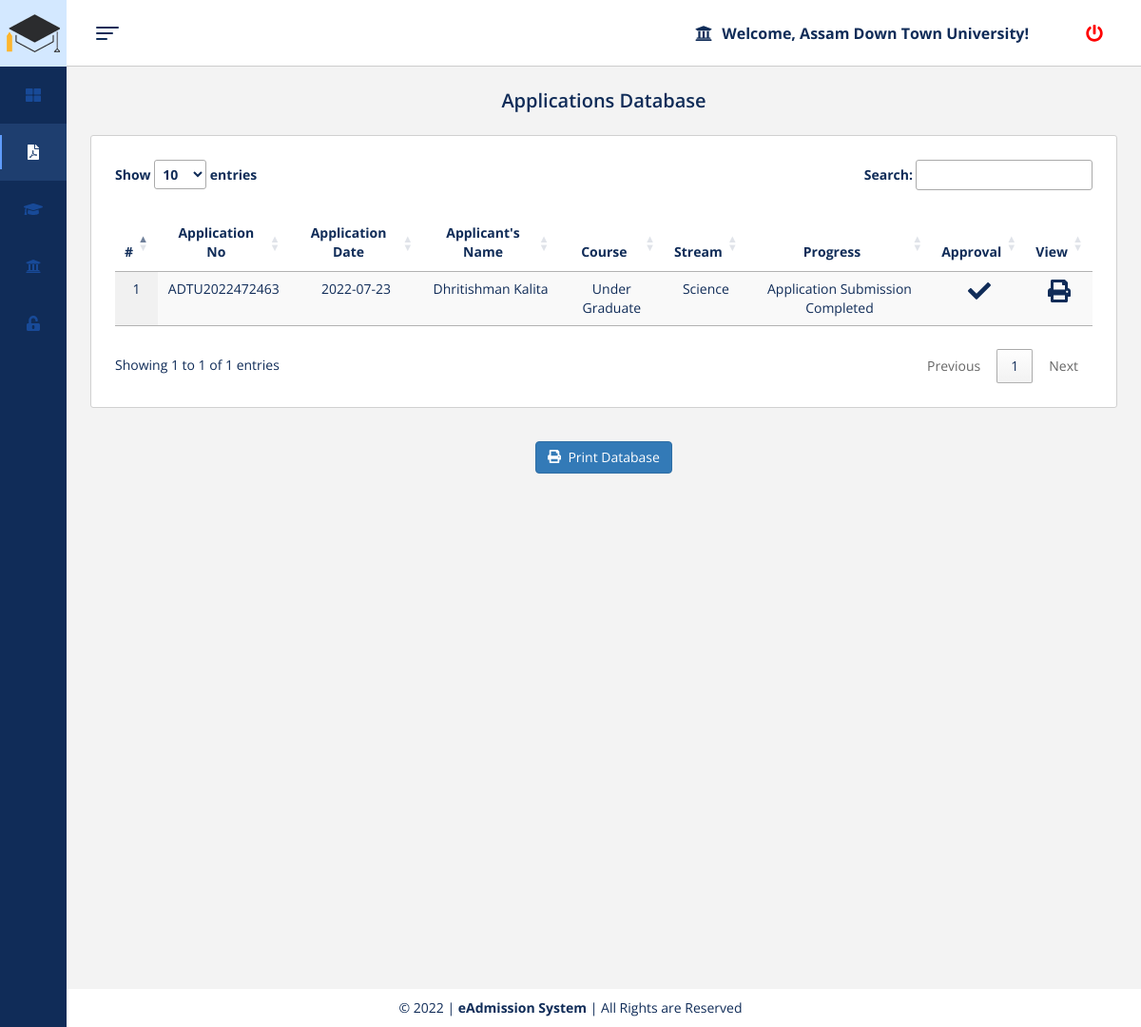
/applications2.php (signed in), run on the app's committed database.
### tables this page shows
CREATE TABLE `institute` (
  `ins_id` int(11) NOT NULL,
  `ins_code` varchar(4) DEFAULT NULL,
  `ins_name` varchar(100) DEFAULT NULL,
  `ins_address` varchar(100) DEFAULT NULL,
  `ins_phone` varchar(15) DEFAULT NULL,
  `ins_email` varchar(50) DEFAULT NULL,
  `ins_password` varchar(50) DEFAULT NULL,
  `ins_website` varchar(30) DEFAULT NULL,
  `ins_regdate` date DEFAULT NULL,
  `ins_logo` varchar(100) DEFAULT NULL,
  `ins_status` int(11) DEFAULT 0
);

CREATE TABLE `registration_details` (
  `s_id` int(11) NOT NULL,
  `s_name` varchar(50) DEFAULT NULL,
  `s_email` varchar(50) DEFAULT NULL,
  `s_phone` varchar(10) DEFAULT NULL,
  `s_password` varchar(50) DEFAULT NULL,
  `s_institute1` varchar(100) DEFAULT NULL,
  `s_institute2` varchar(100) DEFAULT NULL,
  `s_institute3` varchar(100) DEFAULT NULL,
  `s_stream` varchar(100) DEFAULT NULL,
  `s_course` varchar(100) DEFAULT NULL,
  `s_aplno1` varchar(20) DEFAULT NULL,
  `s_aplno2` varchar(20) DEFAULT NULL,
  `s_aplno3` varchar(20) DEFAULT NULL,
  `s_apldate` date DEFAULT NULL,
  `s_aplstatus1` int(11) DEFAULT 0,
  `s_aplstatus2` int(11) DEFAULT 0,
  `s_aplstatus3` int(11) DEFAULT 0,
  `s_status` int(11) NOT NULL DEFAULT 1
);

### applications2.php (the view, shortened to what this page needs)
<?php
    require("connection.php");
    require("header.php");
    $count = 1;
    if(isset($_SESSION['ins_id'])){
        $ins_id = $_SESSION['ins_id'];
        $sql_institute = "SELECT * FROM institute WHERE `ins_id` = '$ins_id'";
        $result_institute = mysqli_query($connect, $sql_institute);
        $info_institute = mysqli_fetch_assoc($result_institute);
    }
    else{
        ?>
        <script>
            window.location.href="logout-institute.php";
        </script>
        <?php
    }
    $ins_name = $info_institute['ins_name'];
    $sql_applications = "SELECT * FROM registration_details WHERE `s_institute1` = '$ins_name' OR `s_institute2` = '$ins_name' OR `s_institute3` = '$ins_name'";
    $result_applications = mysqli_query($connect, $sql_applications);
    $info_applications = mysqli_fetch_all($result_applications, MYSQLI_ASSOC);
?>
<!DOCTYPE html>
<html lang="en">
<head>
    <link rel="stylesheet" href="https://cdnjs.cloudflare.com/ajax/libs/twitter-bootstrap/3.3.7/css/bootstrap.min.css">
    <link rel="stylesheet" href="https://cdnjs.cloudflare.com/ajax/libs/animate.css/3.5.2/animate.min.css">
    <link rel="stylesheet" href="css/applications.css">
    <link rel="stylesheet" href="https://cdn.datatables.net/1.12.1/css/jquery.dataTables.min.css">
</head>
<body class="sidebar-is-reduced">
  <header class="l-header">
    <div class="l-header__inner clearfix">
      <div class="c-header-icon js-hamburger">
        <div class="hamburger-toggle"><span class="bar-top"></span><span class="bar-mid"></span><span class="bar-bot"></span></div>
      </div>
      <div class="header-icons-group">
        <div class="user">
            <i class="fa fa-university" id="user" style="font-size: 18px;"></i>
            <div class="username">Welcome, <span><?php echo $info_institute['ins_name']?></span>!</div>
        </div>
        <div class="c-header-icon logout">
            <i class="fa fa-power-off" style="color: red;" data-toggle="modal" data-target="#logoutModal"></i>
        </div>
      </div>
    </div>
  </header>
  <div class="l-sidebar">
    <div class="logo" style="background-color: #D3E8FF;">
      <div class="logo__txt">
          <img src="assets/icons/eadmission-icon.png" alt="eAdmission Logo">
      </div>
    </div>
    <div class="l-sidebar__content">
      <nav class="c-menu js-menu">
        <ul class="u-list">
          <a href="index-institute.php" style="text-decoration:none">
            <li class="c-menu__item" data-toggle="tooltip" title="Dashboard">
              <div class="c-menu__item__inner"><i class="fa fa-th-large"></i>
              </div>
            </li>
          </a>
          <a href="applications.php" style="text-decoration:none">
            <li class="c-menu__item is-active" data-toggle="tooltip" title="Applications">
              <div class="c-menu__item__inner"><i class="fa fa-file-pdf"></i>
              </div>
            </li>
          </a>
          <a href="students.php" style="text-decoration:none">
            <li class="c-menu__item" data-toggle="tooltip" title="Students">
              <div class="c-menu__item__inner"><i class="fa fa-graduation-cap"></i>
              </div>
            </li>
          </a>
          <a href="institute-profile.php" style="text-decoration:none">
            <li class="c-menu__item" data-toggle="tooltip" title="Institute Profile">
              <div class="c-menu__item__inner"><i class="fa fa-university"></i>
              </div>
            </li>
          </a>
          <a href="change-password-institute.php" style="text-decoration:none">
            <li class="c-menu__item" data-toggle="tooltip" title="Change Password">
              <div class="c-menu__item__inner"><i class="fa fa-unlock-alt"></i>
              </div>
            </li>
          </a>
        </ul>
      </nav>
    </div>
  </div>
</body>
<main class="l-main">
  <div class="content-wrapper content-wrapper--with-bg">
    <h2 class="page-title">Applications Database</h2>
    <div class="page-content">
      <div class="table-responsive">
        <table id="myTable" class="display table" width="100%">
          <thead>
            <tr>
              <th style="text-align:center">#</th>
              <th style="text-align:center">Application No</th>
              <th style="text-align:center">Application Date</th>
              <th style="text-align:center">Applicant's Name</th>
              <th style="text-align:center">Course</th>
              <th style="text-align:center">Stream</th>
              <th style="text-align:center">Progress</th>
              <th style="text-align:center">Approval</th>
              <th style="text-align:center">View</th>
            </tr>
          </thead>
          <tbody>
            <?php foreach ($info_applications as $applications) {
                $progress = "";
                if($applications['s_status']==1){
                    $progress = "Applicant Registered";
                } elseif($applications['s_status']==2){
                    $progress = "Registration Details Submitted";
                } elseif($applications['s_status']==3){
                    $progress = "Residential Details Submitted";
                } elseif($applications['s_status']==4){
                    $progress = "Personal Details Submitted";
                } elseif($applications['s_status']==5){
                    $progress = "Family Details Submitted";
                } elseif($applications['s_status']==6){
                    $progress = "Bank Details Submitted";
                } elseif($applications['s_status']==7){
                    $progress = "Additional Details Submitted";
                } elseif($applications['s_status']==8){
                    $progress = "Academic Details Submitted";
                } elseif($applications['s_status']==9){
                    $progress = "Course Details Submitted";
                } elseif($applications['s_status']>=10){
                    $progress = "Application Submission Completed";
                }
                if($applications['s_institute1']=="$ins_name"){
                  $s_aplno = $applications['s_aplno1'];
                  $s_status = $applications['s_aplstatus1'];
                  $sl = 1;
                }
                elseif($applications['s_institute2']=="$ins_name"){
                  $s_aplno = $applications['s_aplno2'];
                  $s_status = $applications['s_aplstatus2'];
                  $sl = 2;
                }
                elseif($applications['s_institute3']=="$ins_name"){
                  $s_aplno = $applications['s_aplno3'];
                  $s_status = $applications['s_aplstatus3'];
                  $sl = 3;
                }
              ?>
              <tr>
                <td><?php echo $count++ ?></td>
                <?php if($applications['s_institute1']=="$ins_name"){ ?>
                  <td><?php echo $s_aplno ?></td>
                <?php } ?>
                <td><?php echo $applications['s_apldate'] ?></td>
                <td><?php echo $applications['s_name'] ?></td>
                <td><?php echo $applications['s_course'] ?></td>
                <td><?php echo $applications['s_stream'] ?></td>
                <td><?php echo $progress ?></th>
                <?php if($s_status==0){ ?>
                  <td>
                    <i class="fa fa-exclamation-circle" id="pending-icon" style="font-size: 24px;" data-toggle="modal" data-target="#approveApplication1"></i>
                    <div class="modal fade" id="approveApplication1" tabindex="-1" role="dialog" aria-labelledby="approveApplicationLabel1" aria-hidden="true">
                      <div class="modal-dialog" role="document">
                        <div class="modal-content">
                          <div class="modal-header">
                            <button type="button" class="close" data-dismiss="modal" aria-label="Close">
                              <span aria-hidden="true">&times;</span>
                            </button>
                          </div>
                          <div class="modal-body">
                            Are you sure want to approval or reject application?
                          </div>
                          <div class="modal-footer">
                            <button type="button" class="btn btn-danger" onclick="approveApplication('<?php echo $sl ?>','<?php echo $applications['s_id'] ?>',<?php echo 2 ?>)">Reject</button>
                            <button type="button" class="btn btn-success" onclick="approveApplication('<?php echo $sl ?>','<?php echo $applications['s_id'] ?>','<?php echo 1 ?>')">Approve</button>
                          </div>
                        </div>
                      </div>
                    </div>
                  </td>
                <?php }elseif($s_status==1){ ?>
                  <td>
                    <i class="fa fa-check" id="verified-icon" style="font-size: 24px;" data-toggle="modal" data-target="#approveApplication2"></i>
                  </td>
                <?php }elseif($s_status==3){ ?>
                  <td><i class="fa fa-graduation-cap" id="rejected-icon" style="font-size: 24px;" onclick="approveApplication('<?php echo $sl ?>','<?php echo $applications['s_id'] ?>')"></i></td>
                <?php } ?>
                <td><i class="fa fa-print" id="print-icon" style="font-size: 24px;" onclick="viewApplication('<?php echo $applications['s_id'] ?>','<?php echo $s_aplno ?>','<?php echo $sl ?>')"></i></td>
              </tr>
            <?php } ?>
          </tbody>
        </table>
      </div>
    </div>
    <div style="text-align: center;">
      <button type="button" class="btn btn-primary" onclick="viewApplicationsDatabase('<?php echo $ins_id ?>')"><i class="fa fa-print" style="font-size: 14px;"></i>&nbsp; Print Database</button>
    </div>
  </div>
</main>
<div class="footer">&copy; 2022 | <strong>eAdmission System</strong> | All Rights are Reserved</div>
</html>

### css/header.css (style rules this page uses)
.footer { position: absolute; right: 0; bottom: 0; left: 0; padding: 1rem; background-color: white; text-align: center; }

### data on the page
institute: ins_name "Assam Down Town University"
registration_details: s_aplno1 "ADTU2022472463", s_apldate "2022-07-23", s_name "Dhritishman Kalita", s_course "Under Graduate", s_stream "Science", s_status "Application Submission Completed"
